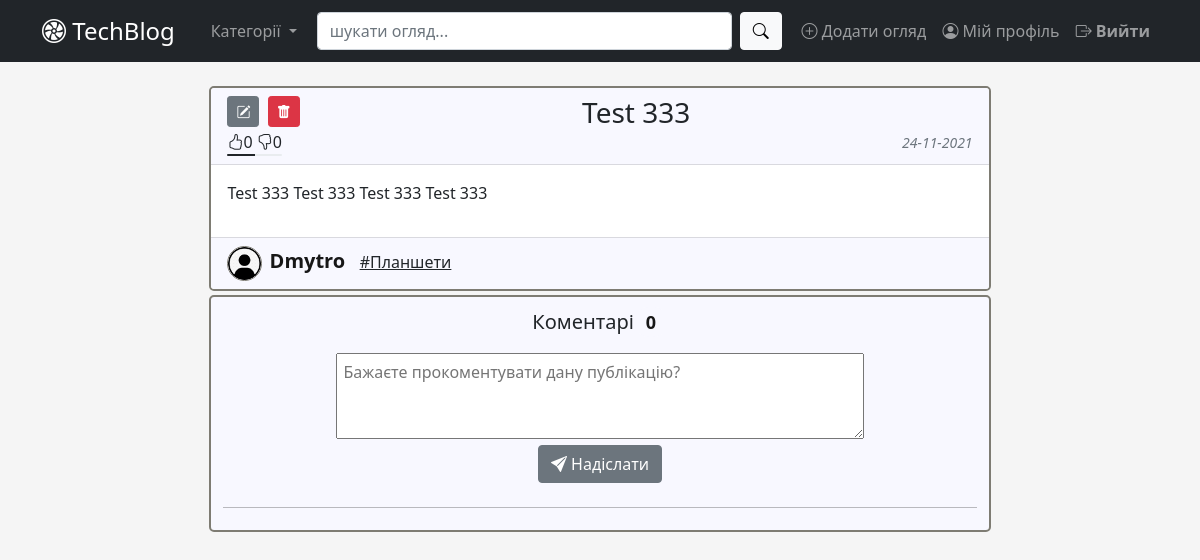
The app's page /post/3 (signed in), older data.
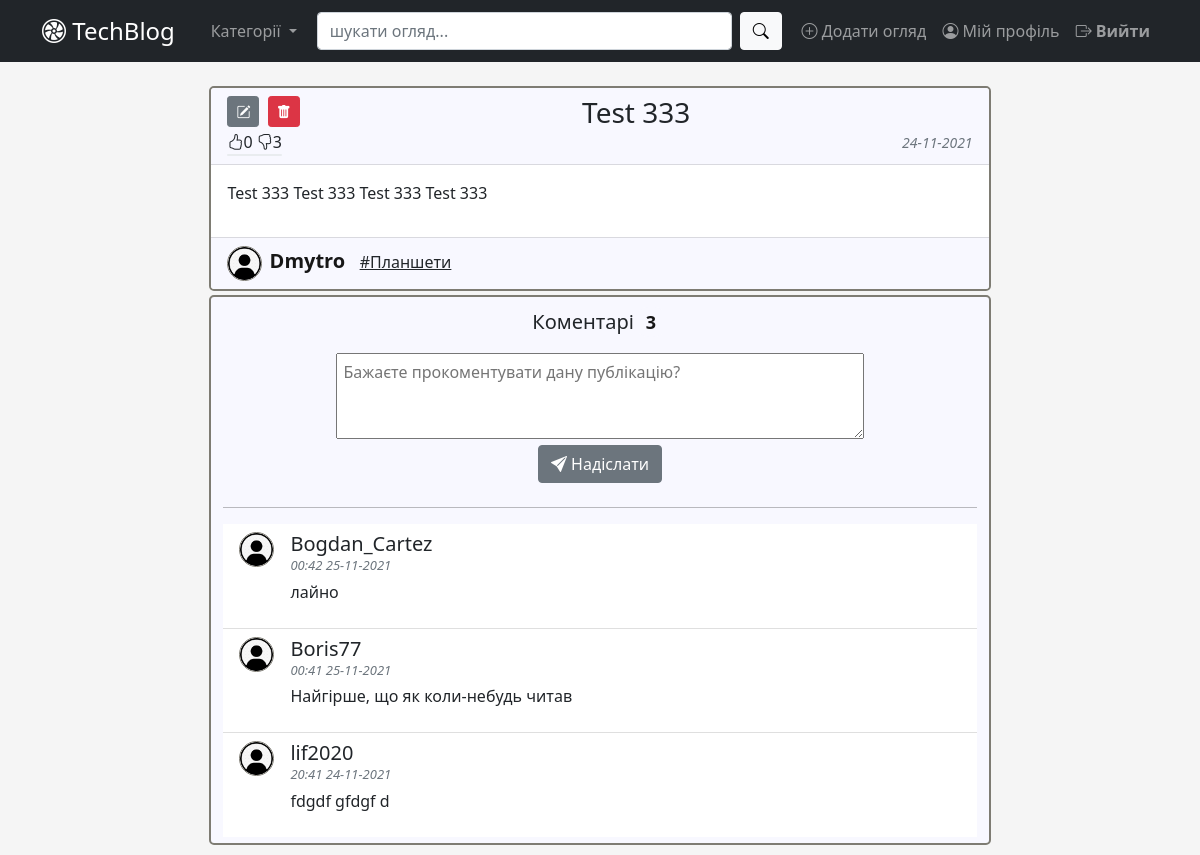
The same page, newer data.
### app/blog/models.py (models this page shows, shortened)
class Post(db.Model):  # type: ignore
    id = db.Column(db.Integer, primary_key=True)  # type: ignore
    category_id = db.Column(db.Integer, db.ForeignKey('category.id'),
                            nullable=False)  # type: ignore
    user_id = db.Column(db.Integer(), db.ForeignKey('user.id'))  # type: ignore
    title = db.Column(db.String(100), nullable=False)  # type: ignore
    content = db.Column(db.Text)  # type: ignore
    created_at = db.Column(db.DateTime, default=datetime.now)  # type: ignore
    comments = db.relationship('Comment', backref='post_br', lazy=True)
    likes = db.relationship('Like', backref='post_br', lazy=True)
    def total_comments(self):
        return Comment.query.filter(Comment.post_id == self.id).count()
    def total_likes(self):
        return Like.query.filter(
            Like.post_id == self.id,
            Like.status == True).count()
    def total_dislikes(self):
        return Like.query.filter(
            Like.post_id == self.id,
            Like.status == False).count()
    def get_like_percentage(self):
        num_of_rates = self.total_likes() + self.total_dislikes()
        print('get_like_percentage')
        if num_of_rates == 0:
            return 50
        else:
            return int(self.total_likes() / num_of_rates * 100)

class Comment(db.Model):  # type: ignore
    id = db.Column(db.Integer, primary_key=True)  # type: ignore
    user_id = db.Column(db.Integer, db.ForeignKey('user.id'))  # type: ignore
    post_id = db.Column(db.Integer, db.ForeignKey('post.id'))  # type: ignore
    text = db.Column(db.String(500), nullable=False)  # type: ignore
    created_at = db.Column(db.DateTime, default=datetime.now)  # type: ignore

### app/user/models.py (models this page shows, shortened)
class User(db.Model, UserMixin):  # type: ignore
    id = db.Column(db.Integer, primary_key=True)  # type: ignore
    username = db.Column(db.String(30), unique=True, nullable=False)
    email = db.Column(db.String(50), unique=True, nullable=False)
    password = db.Column(db.String(30), nullable=False)
    picture = db.Column(db.String(20), nullable=False,
                        server_default='default.jpg')  # type: ignore
    comment = db.relationship('Comment', backref='user_br', lazy=True)
    like = db.relationship('Like', backref='user_br', lazy=True)
    posts = db.relationship('Post', backref='user_br', lazy=True)
    def is_rated_post(self, post):
        print('is_rated_post')
        return Like.query.filter(
            Like.user_id == self.id,
            Like.post_id == post.id).count() > 0

### app/blog/views.py (the view, shortened to what this page needs)
@blog_bp.route('/post/<int:post_id>', methods=["GET", "POST"])
def post_view(post_id):
    form = FormComment()
    post = Post.query.get_or_404(post_id)
    comments = Comment.query.filter_by(post_id=post_id)\
        .order_by(Comment.created_at.desc())
    return render_template('post_view.html', post=post, form=form,
                           comments=comments)

### app/blog/forms.py
class FormComment(FlaskForm):
    comment = TextAreaField(
        'Коментар',
        render_kw={'cols': 40, 'rows': 3},
        validators=[Length(min=3, max=500,
                           message='Коментар повинен бути довжиною '
                                   'від 5 до 100 симолів!'),
                    DataRequired(message='Коментар не може бути пустим!')]
    )
    submit = SubmitField('Опублікувати')

### app/user/models.py (called while the page is built)
@login_manager.user_loader
def load_user(user_id):
    return User.query.get(int(user_id))

### app/blog/templates/blog/post_view.html (shortened to what this page needs)
{% extends "base.html" %}
{% block main %}
  <div class="card mb-1 post-section">
    <div class="card-header light-silver-bg">
      {% if current_user.id == post.user_id %}
        <div class="align-left">
          <a href="{{url_for('blog_bp_in.post_update', post_id=post.id)}}" class="btn btn-secondary ml-4 btn-sm" role="button" data-bs-toggle="tooltip" title="Редагувати"><i class="bi bi-pencil-square"></i></a>&nbsp;
          <button type="button" class="btn btn-danger btn-sm" data-bs-toggle="modal" data-bs-target="#deleteModal" title="Видалити"><i class="bi bi-trash-fill"></i></button>
        </div>
      {% endif %}
      <h3 class="text-center mb-0">{{post.title}}</h3>
        <div class="align-left">
          <a href="{{ url_for('blog_bp_in.rate_action', post_id=post.id, action='like') }}" id='like-btn' class="bi" data-toggle="tooltip">{{post.total_likes()}}</a>
          <a href="{{ url_for('blog_bp_in.rate_action', post_id=post.id, action='dislike') }}" id='dislike-btn' class="bi" data-toggle="tooltip">{{post.total_dislikes()}}</a>
          <div class="progress" style="height: 2px;">
            <div id='likes-percentage' class="progress-bar" role="progressbar" style="background-color:#212529;" aria-valuenow="25" aria-valuemin="0" aria-valuemax="100"></div>
          </div>
        </div>
      <div class="align-right mb-0">
        <small class="text-muted fst-italic">{{post.created_at.strftime('%d-%m-%Y')}}</small>
      </div>
    </div>
    <div class="card-body text-dark ">
      <div class="card-text text-break">{{post.content|safe}}</div>
    </div>
    <div class="card-footer light-silver-bg">
      <img src="{{url_for('static',filename='profile_pictures/' + post.user_br.picture)}}" class="rounded-circle post-author-img" alt="author-image">
      <a class="post-author-name" href="{{url_for('blog_bp_in.user_posts', user_id=post.user_br.id)}}"> <b>{{post.user_br.username}}</b></a>&nbsp;&nbsp;
      <a href="#" class="link-dark">#{{ post.category_br.name }}</a>
    </div>
  </div>
  <div id="comment-section" class="form-control" style="background-color: #f8f8ff;">
    <h5 class="p-1" align="center">Коментарі<span class="badge badge-style rounded-pill">{{post.total_comments()}}</span></h5>
    {% if current_user.is_authenticated %}
      <form method="post" action="{{ url_for('blog_bp_in.post_view', post_id=post.id, next=request.args.get('next')) }}" enctype="multipart/form-data" class="pt-1 pb-2" align="center">
        {{form.comment(style="width:70%; padding: 6px;", placeholder="Бажаєте прокоментувати дану публікацію?") }} <br>
        <button type="submit" class="btn btn-secondary float-right bi bi-send-fill"> Надіслати</button>
      </form>
    {% else %}
      <div class="alert alert-info" role="alert" align="center">
        Авторизуйтесь, щоб мати можливість залишати коментарі.
      </div>
    {% endif %}
    <hr class="wide-hr">
    <div id="comment-list" class="overflow-auto">
      <ul class="list-group list-group-flush">
        {%for comment in comments%}
          <li class="list-group-item d-flex">
            <img src="{{url_for('static',filename='profile_pictures/' + comment.user_br.picture)}}" class="rounded-circle comment-author-img " alt="author-image">
            <div class="ms-3">
              <h5 style="display: block; margin-bottom: 0em;">{{comment.user_br.username}}</h5>
              <small id="comment-date" class="text-muted fst-italic" style="display: block;">{{comment.created_at.strftime('%H:%M %d-%m-%Y')}}</small>
                <p class="pt-1">{{comment.text}}</p>
            </div>
          </li>
        {% endfor %}
      </ul>
    </div>
  </div>
{% endblock main %}

Row changes from the older to the newer data that the page shows:
shown differently, row unchanged: Post "Test 333": total_dislikes (not shown) → "3"; total_comments (not shown) → "3"
added Comment: picture (placeholder picture), user_br.username "Bogdan_Cartez", created_at "00:42 25-11-2021", text "лайно"
added Comment: picture (placeholder picture), user_br.username "Boris77", created_at "00:41 25-11-2021", text "Найгірше, що як коли-небудь читав"
added Comment: picture (placeholder picture), user_br.username "lif2020", created_at "20:41 24-11-2021", text "fdgdf gfdgf d"
Text that changed along with them:
{{ post.total_dislikes() }}: "0" → (not shown)
{{ post.total_comments() }}: "0" → (not shown)
